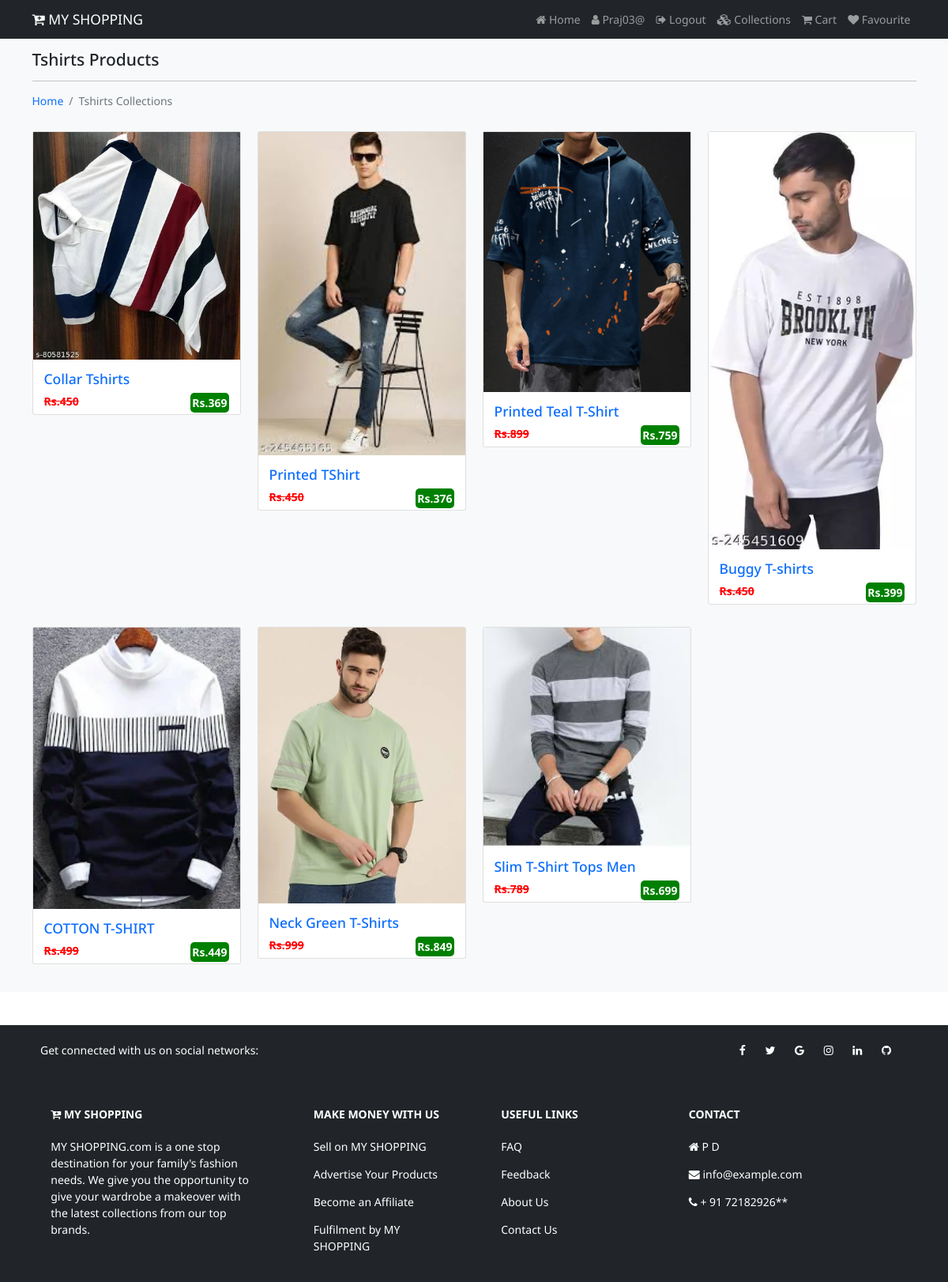
Page /collections/Tshirts (signed in) on the committed database.
### shop/models.py (models this page shows, shortened)
class Catagory(models.Model):
    name = models.CharField(max_length=150, null=False, blank=False)
    image = models.ImageField(upload_to=getFileName, null=True, blank=True)
    description = models.TextField(max_length=500, null=False, blank=False)
    status = models.BooleanField(default=False, help_text="0-show,1-Hidden")
    created_at = models.DateTimeField(auto_now_add=True)

class Product(models.Model):
    category = models.ForeignKey(Catagory, on_delete=models.CASCADE)
    name = models.CharField(max_length=150, null=False, blank=False)
    vendor = models.CharField(max_length=150, null=False, blank=False)
    product_image = models.ImageField(upload_to=getFileName, null=True, blank=True)
    quantity = models.IntegerField(null=False, blank=False)
    original_price = models.FloatField(null=False, blank=False)
    selling_price = models.FloatField(null=False, blank=False)
    description = models.TextField(max_length=500, null=False, blank=False)
    status = models.BooleanField(default=False, help_text="0-show,1-Hidden")
    trending = models.BooleanField(default=False, help_text="0-default,1-Trending")
    created_at = models.DateTimeField(auto_now_add=True)

### shop/views.py (the view)
# urls.py: path('collections/<str:name>', views.collectionsview, name="collections"),
def collectionsview(request, name):
    if (Catagory.objects.filter(name=name, status=0)):
        products = Product.objects.filter(category__name=name)
        return render(request, "shop/products/index.html", {"products": products, "category_name": name})
    else:
        messages.warning(request, "No Such Catagory Found")
        return redirect('collections')

### shop/templates/shop/products/index.html (shortened to what this page needs)
{% extends 'shop/layouts/main.html' %}
{% block content %}
<section class="bg-light py-4 my-5" style="min-height:600px;">
  <div class="container">
    <div class="row">
      <div class="col-12">
        <h4 class="mb-3">{{category_name}} Products</h4>
        <hr style="border-color:#b8bfc2;">
        <nav aria-label="breadcrumb">
          <ol class="breadcrumb">
            <li class="breadcrumb-item"><a href="{% url 'home' %}">Home</a></li>
            <li class="breadcrumb-item active">{{category_name}} Collections</li>
          </ol>
        </nav>
      </div>
      {% for item in products %}
      <div class="col-md-4 col-lg-3">
        <div class="card my-3">
          <img src="{{item.product_image.url}}"  class="card-image-top" alt="Categories">
          <a href="{% url 'product_details' category_name item.name %}">
          <div class="card-body">
            <h5 class="card-title text-primary">{{ item.name }}</h5>
            <p class="card-text">
              <span class="float-start old_price"><s>Rs.{{ item.original_price | stringformat:'d'}}</s></span>
              <span class="float-end new_price">Rs.{{ item.selling_price | stringformat:'d' }}</span>
            </p>
          </div>
        </a>
        </div>
      </div>
      {% endfor %}
    </div>
  </div>
</section>
{% endblock content %}

### shop/templates/shop/inc/navbar.html (shortened to what this page needs)
<nav class="navbar navbar-expand-lg  navbar-dark bg-dark fixed-top">
  <div class="container">
    <a class="navbar-brand" href="{% url 'home' %}"><i class="fa fa-cart-plus"></i> MY SHOPPING</a>
    <div class="collapse navbar-collapse" id="navbarNavAltMarkup">
      <div class="navbar-nav ms-auto">
        <a class="nav-link" aria-current="page" href="{% url 'home' %}"><i class="fa fa-home"></i> Home</a>
        {% if request.user.is_authenticated %}
          <a class="nav-link" aria-current="page" href="#"><i class="fa fa-user"></i> {{request.user}}</a>
          <a class="nav-link" aria-current="page" href="{% url 'logout' %}"><i class="fa fa-sign-out"></i> Logout</a>
        {% else %}
          <a class="nav-link" href="{% url 'login' %}"><i class="fa fa-sign-in"></i> Login</a>
          <a class="nav-link" href="{% url 'register' %}"><i class="fa fa-users"></i> Register</a>
        {% endif %}
          <a class="nav-link" href="{% url 'collections' %}"><i class="fa fa-cubes"></i> Collections</a>
          <a class="nav-link" href="{% url 'cart' %}"><i class="fa fa-shopping-cart"></i> Cart</a>
          <a class="nav-link" href="{% url 'favviewpage' %}"><i class="fa fa-heart"></i> Favourite</a>
      </div>
    </div>
  </div>
</nav>

### static/css/style.css (style rules this page uses)
html { font-size: 14px; }
body { font-family: 'Noto Sans', sans-serif; }
a { text-decoration: none; }
.old_price { font-weight: bold; color: red; }
.new_price { font-weight: bold; background-color: green; color: white; padding: 2px; border-radius: 5px; margin-bottom: 2px; }

### rows in the picture
Catagory: name "Tshirts"
Product: product_image (picture), name "Collar Tshirts", original_price "450", selling_price "369"
Product: product_image (picture), name "Printed TShirt", original_price "450", selling_price "376"
Product: product_image (picture), name "Printed Teal T-Shirt", original_price "899", selling_price "759"
Product: product_image (picture), name "Buggy T-shirts", original_price "450", selling_price "399"
Product: product_image (picture), name "COTTON T-SHIRT", original_price "499", selling_price "449"
Product: product_image (picture), name "Neck Green T-Shirts", original_price "999", selling_price "849"
Product: product_image (picture), name "Slim T-Shirt Tops Men", original_price "789", selling_price "699"

### other values in the picture
{{ request.user }} "Praj03@"
